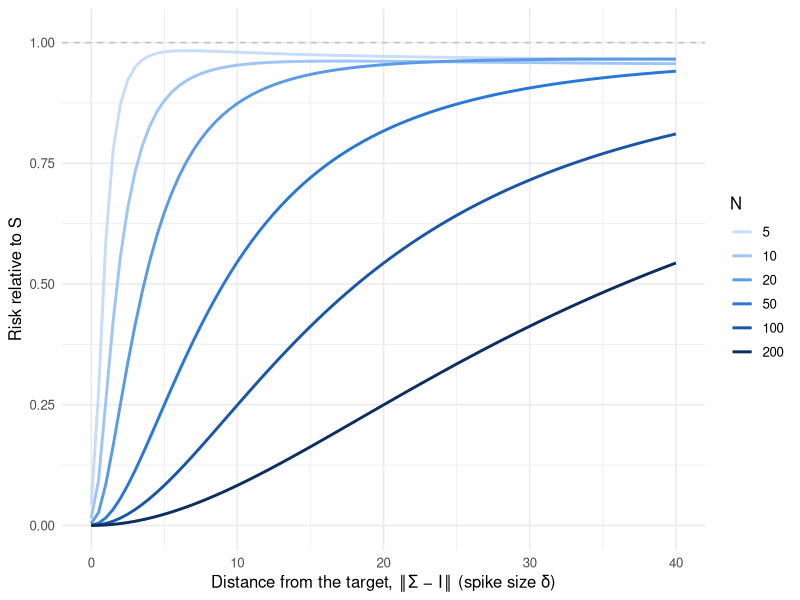
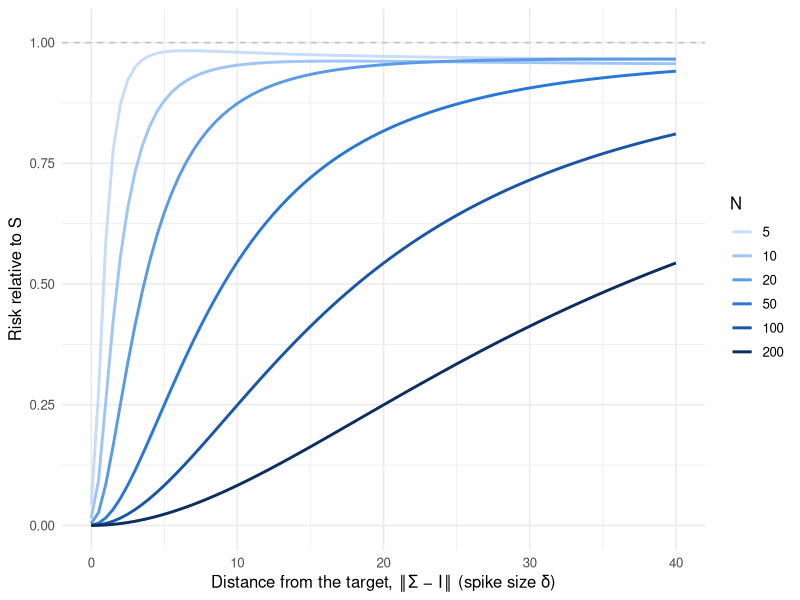

Generate these figures, in order, with R:
# Level 0 (fixed target I): risk of SURE-chosen shrinkage relative to S, by dimension N.
# Spiked covariance Sigma = I + delta * e1 e1'; x-axis delta = ||Sigma - I||_F.
#
# Fast version. Every quantity depends on the data only through tr(S), tr(S^2) and s_11.
# Write X X' = (1 + delta) z z' + W, where z is stock 1's standardized returns and
# W is the T x T cross-product of the other N - 1 stocks. Neither z nor W depends on delta,
# so they are drawn once per N and reused for every delta (same draws: smooth curves).

library(tidyverse)
set.seed(2026)

T_days <- 40
dims   <- c(5, 10, 20, 50, 100, 200)
deltas <- seq(0, 40, by = 0.5)
n      <- 20000

curve_for_N <- function(N) {
  # four numbers per sample: tr W, ||W||^2, z'Wz, ||z||^2
  stats <- t(replicate(n, {
    z <- rnorm(T_days)
    W <- if (N - 1 < T_days) tcrossprod(matrix(rnorm(T_days * (N - 1)), T_days))
         else rWishart(1, N - 1, diag(T_days))[, , 1]
    c(sum(diag(W)), sum(W^2), sum(z * (W %*% z)), sum(z^2))
  }))
  trW <- stats[, 1]; W2 <- stats[, 2]; zWz <- stats[, 3]; zz <- stats[, 4]

  map_dbl(deltas, function(delta) {
    k    <- 1 + delta
    trS  <- (trW + k * zz) / T_days
    trS2 <- (W2 + 2 * k * zWz + k^2 * zz^2) / T_days^2
    s11  <- k * zz / T_days
    # SURE for the fixed target I: alpha-hat = sum Varhat(s_ij) / ||I - S||^2, kept in [0, 1]
    V <- (T_days * trS^2 + (T_days - 2) * trS2) / ((T_days + 2) * (T_days - 1))
    a <- pmin(pmax(V / (trS2 - 2 * trS + N), 0), 1)
    A <- 1 - a
    # losses ||a I + (1 - a) S - Sigma||^2 and ||S - Sigma||^2
    loss_sure <- A^2 * trS2 + 2 * A * (a * trS - trS - delta * s11) + (a - k)^2 + (N - 1) * (a - 1)^2
    loss_S    <- trS2 - 2 * (trS + delta * s11) + k^2 + N - 1
    sum(loss_sure) / sum(loss_S)
  })
}

Ratio <- map_dfr(dims, ~ tibble(N = .x, delta = deltas, Ratio = curve_for_N(.x)))

Ratio |>
  mutate(N = factor(N)) |>
  ggplot(aes(x = delta, y = Ratio, color = N)) +
    geom_line(linewidth = 1) +
    geom_hline(yintercept = 1, linetype = "dashed", color = "gray") +
    scale_color_manual(values = c("5" = "#c6dcf7", "10" = "#9ec5f4", "20" = "#5b9be6",
                                  "50" = "#2a78d6", "100" = "#1a56a8", "200" = "#0b2f5e")) +
    coord_cartesian(ylim = c(0, 1.02)) +
    labs(x = "Distance from the target, ‖Σ − I‖ (spike size δ)",
         y = "Risk relative to S", color = "N") +
    theme_minimal(base_size = 12)
ggsave("out/level0_risk_ratio_thesis.png", width = 7, height = 4, dpi = 200)
